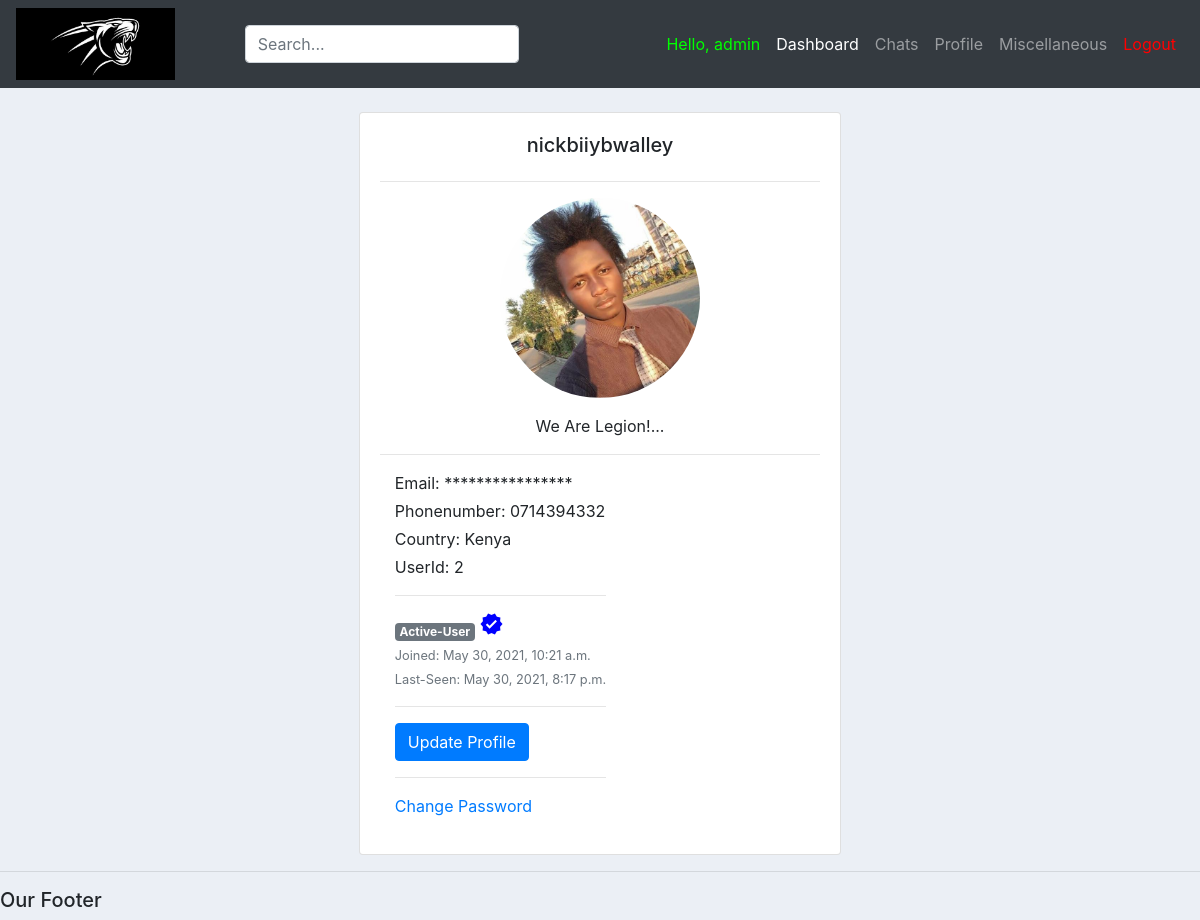
Before: /account/2/ (signed in) with the older database file.
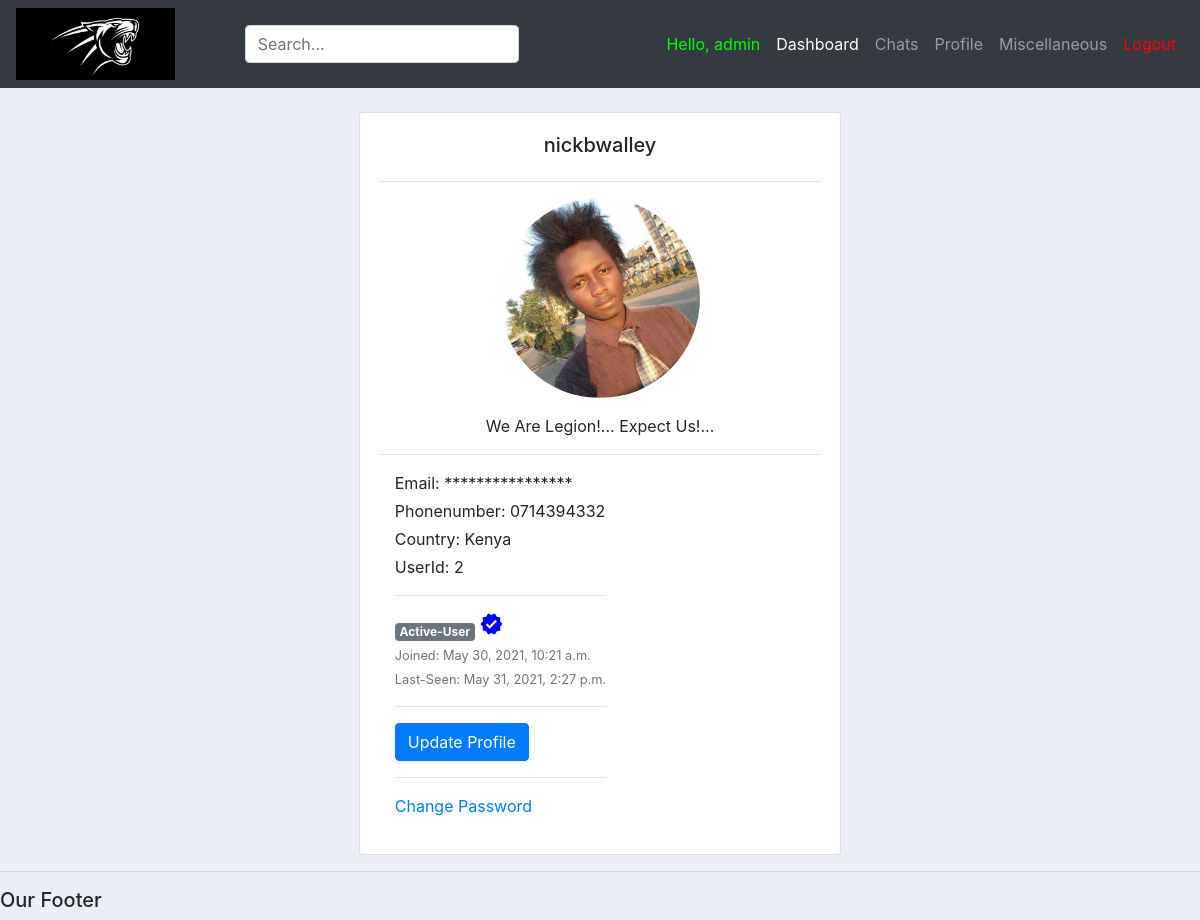
After: the same page with the newer database file.
### App1/models.py (models this page shows, shortened)
class user(AbstractBaseUser):
	alphanumeric = RegexValidator(r'^[A-Za-z0-9_.]*$', 'Only Letters, Numbers, Underscores and Periods are allowed!')
	phonenumber = RegexValidator(r'^[0-9]{10,12}$', 'Only Numerical characters are allowed! (Must be 10-12Digits)')
	username		= models.CharField(max_length=30, unique=True, validators=[alphanumeric])
	email 			= models.EmailField(verbose_name="email", max_length=60, unique=True)
	phonenumber 	= models.CharField(max_length=30, unique=True, validators=[phonenumber])
	country 		= models.ForeignKey(Country, on_delete=models.SET_NULL, blank=True, null=True)
	university 		= models.ForeignKey(University, on_delete=models.SET_NULL, null=True)
	course			= models.ForeignKey(Course, on_delete=models.SET_NULL, blank=True, null=True)
	profile_pic 	= models.ImageField(null=True, blank=True, default=get_default_profile_image, upload_to=get_profile_image_filepath)
	bio 			= models.CharField(max_length=40, default="Hey there...", blank=True, null=True)
	date_joined 	= models.DateTimeField(verbose_name='date joined', auto_now_add=True)
	last_login		= models.DateTimeField(verbose_name='last login', auto_now=True)
	hide_email		= models.BooleanField(default=True)
	hide_phonenumber= models.BooleanField(default=True)
	is_active 		= models.BooleanField(default=True)
	is_admin 		= models.BooleanField(default=False)
	is_verified  	= models.BooleanField(default=False)
	is_staff 		= models.BooleanField(default=False)
	is_superuser 	= models.BooleanField(default=False)
	USERNAME_FIELD = 'username'
	REQUIRED_FIELDS = ['email']
	objects = MyAccountManager()

class Country(models.Model):
    name = models.CharField(max_length=40)
    def __str__(self):
        return self.name

### App1/views.py (the view)
# urls.py: path('account/<int:id>/', views.account_view, name='view'),
@login_required(login_url='login') # only allows users who are logged in with correct credentials
def account_view(request, id):
	context = {}
	account = get_object_or_404(user, pk=id)
	if account:
		context['id']: account.id
		context['username']: account.username
		context['email']: account.email
		context['profile_image']: account.profile_image.url
		context['hide_email']: account.hide_email
		context['hide_phonenumber']: account.hide_phonenumber
		is_self = False
		user_id = request.user.id
		print(user_id)
		print(account.id)
		if user_id == account.id:
			is_self = True
	return render(request, "App1/other_profile.html", {'id':id, 'account':account, 'context': context})

### App1/templates/App1/other_profile.html (shortened to what this page needs)
{%  extends 'App1/main.html' %}
{% load static %}
{% block content %}
<br>
<div class="row justify-content-md-center">
    <div class="col-md-5">
        <div class="card card-body">
            <h5 style="text-align: center">{{account.username}}</h5>
            <hr>
            <img class="profile-pic" src="{{account.profile_pic.url}}" >
      <div class="mt-3 text-center">
        <p class="mb-0">{{account.bio}}</p>
      </div>
        <hr>
        <div class="col d-flex flex-column flex-sm-row justify-content-between mb-3">
          <div class="text-center text-sm-left mb-2 mb-sm-0">
            {% if request.user.id == account.id %}
            <p class="mb-1">Email: {{account.email}}</p>
            {% else %}
              <p class="mb-1">Email: ****************</p>
            {% endif %}
            <p class="mb-1">Phonenumber: {{account.phonenumber}}</p>
            <p class="mb-1">Country: {{account.country}}</p>
            <p class="mb-1">UserId: {{account.id}}</p>
            <hr>
            {% if account.is_admin %}
            <span class="badge badge-secondary">Administrator</span>
            {% else %}
            <span class="badge badge-secondary">Active-User</span>
            {% endif %}
            {% if account.is_verified %}
            <span class="material-icons" style="color: blue;">verified</span>
            {% endif %}
            <div class="text-muted"><small>Joined: {{account.date_joined}}</small></div>
            <div class="text-muted"><small>Last-Seen: {{account.last_login}}</small></div>
            <hr>
            {% if 'account.id' %}
            <a class="btn btn-primary" href="{% url 'my_profile' %}">Update Profile</a>
            <hr>
            <a href="#">Change Password</a>
            {% endif %}
          </div>
        </div>
        </div>
    </div>
</div>
{% endblock %}

### App1/templates/App1/main.html (shortened to what this page needs)
{% load static %}
<!DOCTYPE html>
<head>
    <link rel="stylesheet" href="https://stackpath.bootstrapcdn.com/bootstrap/4.3.1/css/bootstrap.min.css">
    <link rel="stylesheet" href="{% static '/css/main.css' %}">
</head>
<body>
    {% include 'App1/navbar.html' %}
    {% block content %}
    {% endblock %}
    <hr>
    <h5>Our Footer</h5>
</body>
</html>

### App1/templates/App1/navbar.html (shortened to what this page needs)
{% load static %}
<nav class="navbar navbar-expand-lg navbar-dark bg-dark">
    <img src="{% static '/images/lionking.png'%}" id="logo" >
    <link rel="stylesheet" href="{% static '/css/main.css' %}">
    <div class="collapse navbar-collapse" id="navbarNav">
      <ul class="navbar-nav mr-auto ml-auto">
        <form class="search-bar justify-content-start">
            <input type="text" class="form-control" name="q" id="id_q_large" placeholder="Search...">
        </form>
      </ul>
      <ul class="navbar-nav ml-auto">
        {% if request.user.is_authenticated %}
        <li class="nav-item">
          <a class="nav-link" style="color: #00ff00;">Hello, {{request.user.username}}</a>
        </li>
        <li class="nav-item active">
          <a class="nav-link" href="{% url 'home' %}">Dashboard</a>
        </li>
        <li class="nav-item">
          <a class="nav-link" href="#">Chats</a>
        </li>
        <li class="nav-item">
          <a class="nav-link" href="{% url 'view' request.user.id %}">Profile</a>
        </li>
        {% if request.user.is_admin %}
        <li class="nav-item">
          <a class="nav-link" href="#">Miscellaneous</a>
        </li>
        {% endif %}
        <li class="nav-item">
          <a class="nav-link" href="{% url 'logout' %}" style="color: #ff0000;">Logout</a>
        </li>
      </ul>
        {% endif %}
    </div>
  </nav>

### static/css/main.css (style rules this page uses)
#logo { height: auto; width: auto; max-height: 72px; max-width: 250px; }
body { background-color: #ebeff5; }

### App1/templates/App1/other_profile.html (style rules this page uses)
.profile-pic { max-width: 200px; max-height:200px; margin: 0 auto; border-radius: 50%; }

Changed rows visible on the page:
changed user "Kenya": username "nickbiiybwalley" → "nickbwalley"; bio "We Are Legion!..." → "We Are Legion!... Expect Us!..."; last_login "May 30, 2021, 8:17 p.m." → "May 31, 2021, 2:27 p.m."
